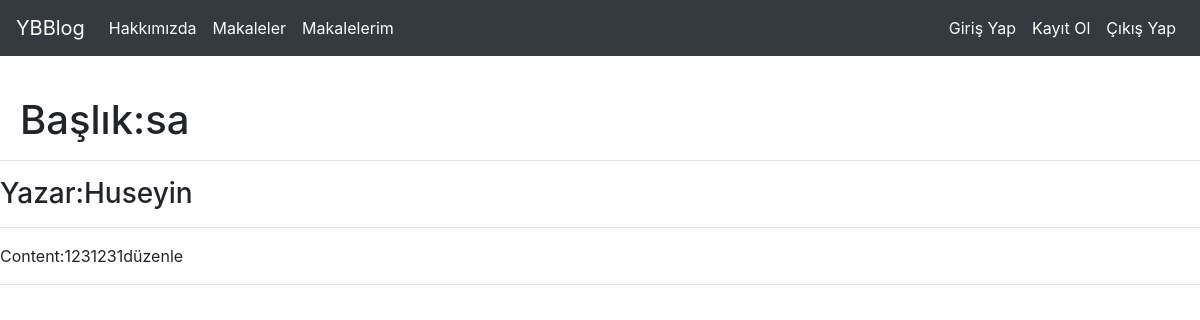
The app's page /articles/article/1 with its own data.
### Article/models.py (models this page shows, shortened)
class Article(models.Model):
    author = models.ForeignKey('auth.User',max_length=100,on_delete=models.CASCADE)
    title = models.CharField(max_length=100)
    content = models.TextField()
    created_at = models.DateTimeField(auto_now_add=True)

### Article/views.py (the view)
# urls.py: path('article/<int:id>', views.article,name='article'),
def article(request,id):
    article = get_object_or_404(Article,id=id)
    context = dict(
        article = article
    )
    return render(request,'article.html',context)

### templates/article.html
{% extends 'layout.html' %}
{% block container  %}
<h1 style="margin-top: 40px;margin-left: 20px;">Başlık:{{article.title}}</h1>
<hr>
<h3>Yazar:{{article.author}}</h3>
<hr>
<p>Content:{{article.content}}</p>
<hr>
{% endblock  %}

### records on screen
Article: title "sa", author "Huseyin", content "1231231düzenle"
